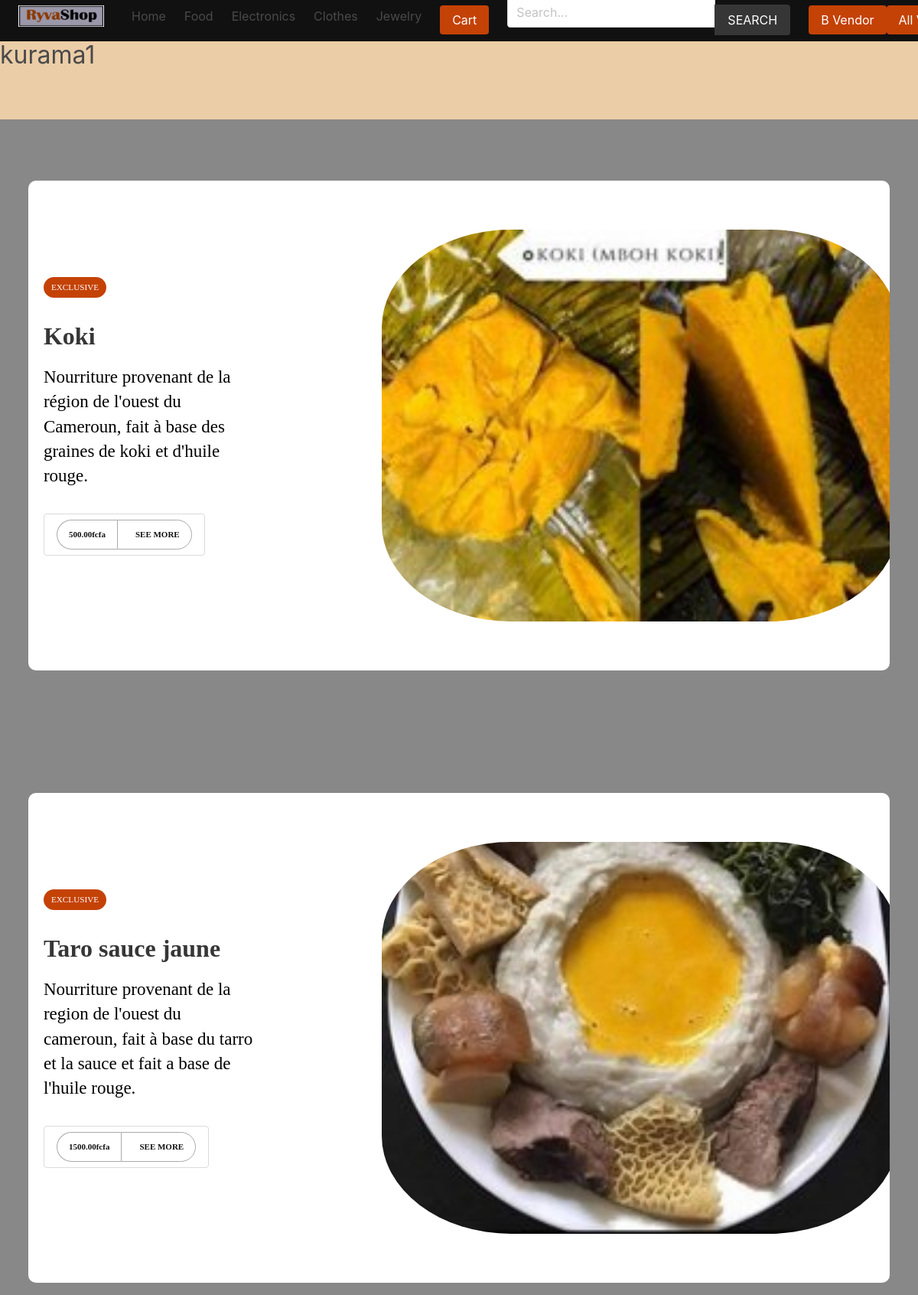
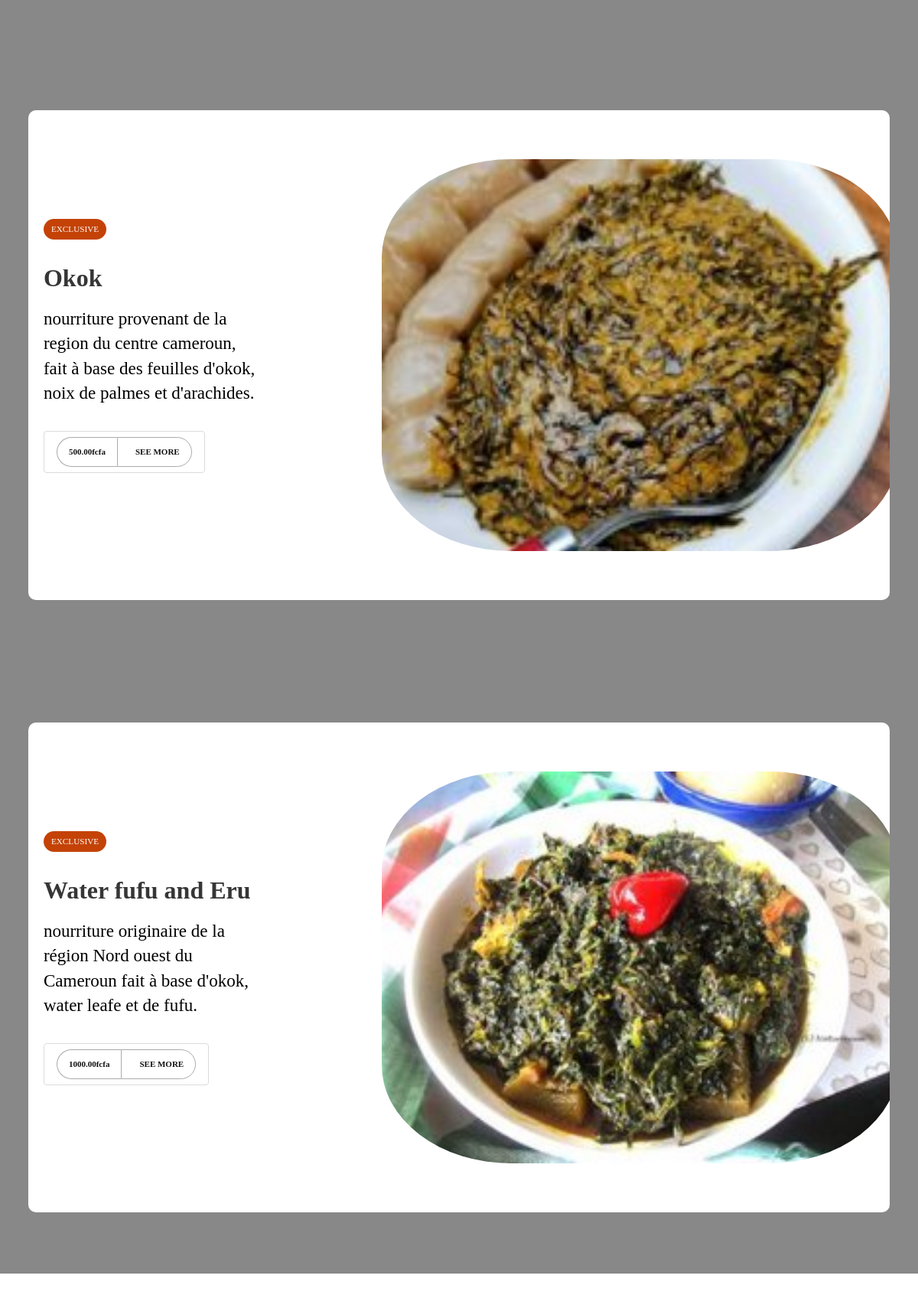
Page /vendor/6/ on the committed database (2 pictures, top to bottom).
### product/models.py (models this page shows, shortened)
class Category(models.Model):
    title = models.CharField(max_length=50)
    slug = models.SlugField(max_length=55)
    ordering = models.IntegerField(default=0)
    class Meta:
        ordering = ['ordering']

class Product(models.Model):
    category = models.ForeignKey(Category, related_name='products', on_delete=models.CASCADE)
    vendor = models.ForeignKey(Vendor, related_name="products", on_delete=models.CASCADE)
    title = models.CharField(max_length=50)
    slug = models.SlugField(max_length=55)
    description = models.TextField(blank=True, null=True)
    price = models.DecimalField(max_digits=6, decimal_places=2)
    added_date = models.DateTimeField(auto_now_add=True)
    image = models.ImageField(upload_to='uploads/', blank=True, null=True)
    thumbnail = models.ImageField(upload_to='uploads/', blank=True, null=True) # Change uploads to thumbnails
    class Meta:
        ordering = ['-added_date']
    def get_thumbnail(self):
        if self.thumbnail:
            return self.thumbnail.url

### vendor/models.py (models this page shows, shortened)
class Vendor(models.Model):
    name = models.CharField(max_length=255)
    created_at = models.DateTimeField(auto_now_add=True)
    created_by = models.OneToOneField(User, related_name='vendor', on_delete=models.CASCADE)
    class Meta:
        ordering = ['name']

### vendor/views.py (the view)
# urls.py: path('vendor/', include('vendor.urls')),
def vendor(request, vendor_id):
    vendor = get_object_or_404(Vendor, pk=vendor_id)
    return render(request, 'vendor/vendor.html', {'vendor': vendor})

### cart/cart.py (called while the page is built)
    def __len__(self):
        return sum(item['quantity'] for item in self.cart.values())

### cart/context_processors.py (called while the page is built)
def cart(request):
    return {'cart': Cart(request)}

### product/context_processors.py (called while the page is built)
def menu_categories(request):
    categories = Category.objects.all()
    return {'categories': categories}

### templates/vendor/vendor.html (shortened to what this page needs)
{% extends 'core/base.html' %}
{% block content %}
    <div class="columns is-multiline mb-6">
        <div class="column is-12 has-test-centered mt-6 mb-6">
            <h2 class="is-size-3">{{vendor.name}}</h2>
        </div>
        {% for product in vendor.products.all %}
            {% include 'product/parts/list_item.html' %}
        {% endfor %}
    </div>
{% endblock content %}

### templates/core/base.html (shortened to what this page needs)
{% load static %}
<!DOCTYPE html>
<html lang="en">
<head>
    <link rel="stylesheet" href="https://cdn.jsdelivr.net/npm/bulma@0.9.2/css/bulma.min.css">
    <link rel="stylesheet" href="{% static 'css/main.css' %}">
</head>
<body>
    <div class="navContainer">
        <nav class="navbar navContainercolor" role="navigation" aria-label="main navigation">
            <div class="navbar-item">
                <a class="navbar-item" href="{% url 'core:home' %}">
                <img src="{% static 'logo.jpg' %}" width="112" height="28">
                </a>
            </div>
            <div id="navbarBasicExample" class="navbar-menu">
                <div class="navbar-start hoverTest">
                <a class="navbar-item" href="{% url 'core:home' %}">
                    Home
                </a>
                {% for category in categories %}
                    <a class="navbar-item" href="{% url 'product:category' category.slug %}">
                        {{category.title}}
                    </a>
                {% endfor %}
                </div>
                <div class="navbar-item">
                    <a href="{% url 'cart:cart' %}" class="button buttoncolor">Cart {% if cart %}({{cart|length}}){% endif %}</a>
                </div>
                <div class="navbar-start">
                    <div class="navbar-item">
                        <form method="get" action="{% url 'product:search' %}">
                            <div class="field has-addons">
                                <div class="control">
                                    <input type="search" name="query" id="" class="input" placeholder="Search...">
                                </div>
                                <div class="control">
                                    <button class="button is-dark is-uppercase">Search</button>
                                </div>
                            </div>
                        </form>
                    </div>
                </div>
                <div class="navbar-item">
                    {% if request.user.is_authenticated %}
                        <a class="button buttoncolor" href="{% url 'vendor:vendor-admin' %}">V Admin</a>
                    {% else %}
                        <a class="button buttoncolor" href="{% url 'vendor:become-vendor' %}">B Vendor</a>
                    {% endif %}
                    <br>
                    <a class="button buttoncolor" href="{% url 'vendor:vendors' %}">All Vendors</a>
                </div>
            </div>
            </nav>
    </div>
    <section class="">
        <div class="">
            {% block content %}{% endblock content %}
        </div>
    </section>
</body>
</html>

### templates/product/parts/list_item.html
<div class="wrapper">
	<div class="outer">
		<div class="content animated fadeInLeft">
			<span class="bg animated fadeInDown">EXCLUSIVE</span>
			<h1>{{product.title}}<br/></h1>
			<p>{{product.description}}.</p>
			<div class="button">
				<a href="#">{{product.price}}fcfa</a><a href="{% url 'product:product' product.category.slug product.slug %}" class="cart-btn" href="#"><i class="cart-icon ion-bag"></i>SEE MORE</a>
			</div>
		</div>
		<img src="{{ product.get_thumbnail }}" width="50%" class="animated fadeInRight">
	</div>
</div>

### core/static/css/main.css (style rules this page uses)
body { background-color: rgb(235, 205, 167); }
.navContainercolor { background-color:#111; color: #fff; }
.buttoncolor { background-color: #c44206; color: #fff; border:#000; }
.navContainer .navbar { align-items: center; width: 100%; position: fixed; }
.wrapper { display: flex; justify-content: center; align-items: center; font-family: Montserrat; background:#888; width: 100%; height: 100vh; }
.outer { position: relative; background: #fff; height: 80%; width: 92%; overflow: hidden; display: flex; border-radius: 10px; border: #000; align-items: center; }
.outer img { position: absolute; top: 10%; bottom: 5%; right: -1%; z-index: 0; animation-delay: 0.5s; width: 60%; height: 80%; object-fit: cover; border-radius: 25%; }
.navbar-item img { position: relative; top: 0px; z-index: 0; animation-delay: 0.5s; }
.content { animation-delay: 0.3s; position: absolute; left: 20px; z-index: 3 }
h1 { color: #111; }
p { width: 280px; font-size: 23px; line-height: 1.4; color: #000000; margin: 20px 0; }
.bg { display: inline-block; color: #fff; background: #c44206; padding: 5px 10px; border-radius: 50px; font-size: .7em; }
.button { width: fit-content; height: fit-content; margin-top: 10px; }
.button a { display: inline-block; overflow: hidden; position: relative; font-size: 11px; color: #111; text-decoration: none; padding: 10px 15px; border: 1px solid #aaa; font-weight: bold; }
.button a:after { content: ""; position: absolute; top: 0; right: -10px; width: 0%; background: #111; height: 100%; z-index: -1; transition: width 0.3s ease-in-out; transform: skew(-25deg); transform-origin: right; }
.button a:nth-of-type(1) { border-radius: 50px 0 0 50px; border-right: none; }
.button a:nth-of-type(2) { border-radius: 0px 50px 50px 0; }
.cart-icon { padding-right: 8px; }

### rows in the picture
Category: title "Food"
Category: title "Electronics"
Category: title "Clothes"
Category: title "Jewelry"
Vendor: name "kurama1"
Product: title "Koki", description "Nourriture provenant de la région de l'ouest du Cameroun, fait à base des graines de koki et d'huile rouge", price "500.00", get_thumbnail (picture)
Product: title "Taro sauce jaune", description "Nourriture provenant de la region de l'ouest du cameroun, fait à base du tarro et la sauce et fait a base de l'huile rouge", price "1500.00", get_thumbnail (picture)
Product: title "Okok", description "nourriture provenant de la region du centre cameroun, fait à base des feuilles d'okok, noix de palmes et d'arachides", price "500.00", get_thumbnail (picture)
Product: title "Water fufu and Eru", description "nourriture originaire de la région Nord ouest du Cameroun fait à base d'okok, water leafe et de fufu", price "1000.00", get_thumbnail (picture)
